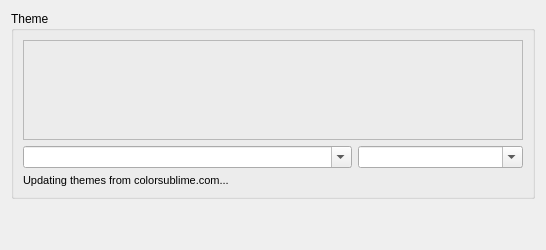
     <widget class="QWidget" name="tab_codeEditor">
      <attribute name="title">
       <string>Editor</string>
      </attribute>
      <layout class="QGridLayout" name="gridLayout_26">
       <item row="0" column="0">
        <widget class="QGroupBox" name="groupbox_codeEditorThemeSelection">
         <property name="title">
          <string>Theme</string>
         </property>
         <layout class="QGridLayout" name="gridLayout_25" columnstretch="2,1">
          <item row="0" column="0" colspan="2">
           <widget class="QFrame" name="frame_3">
            <property name="minimumSize">
             <size>
              <width>500</width>
              <height>100</height>
             </size>
            </property>
            <property name="frameShape">
             <enum>QFrame::StyledPanel</enum>
            </property>
            <property name="frameShadow">
             <enum>QFrame::Raised</enum>
            </property>
            <layout class="QGridLayout" name="gridLayout_27">
             <property name="leftMargin">
              <number>0</number>
             </property>
             <property name="topMargin">
              <number>0</number>
             </property>
             <property name="rightMargin">
              <number>0</number>
             </property>
             <property name="bottomMargin">
              <number>0</number>
             </property>
             <property name="spacing">
              <number>0</number>
             </property>
             <item row="0" column="0">
              <widget class="edbee::TextEditorWidget" name="edbeePreviewWidget" native="true">
               <property name="font">
                <font>
                 <family>Bitstream Vera Sans Mono</family>
                </font>
               </property>
              </widget>
             </item>
            </layout>
           </widget>
          </item>
          <item row="1" column="0">
           <widget class="QComboBox" name="code_editor_theme_selection_combobox">
            <property name="editable">
             <bool>true</bool>
            </property>
           </widget>
          </item>
          <item row="1" column="1">
           <widget class="QComboBox" name="script_preview_combobox">
            <property name="editable">
             <bool>true</bool>
            </property>
           </widget>
          </item>
          <item row="2" column="0" colspan="2">
           <widget class="QLabel" name="theme_download_label">
            <property name="font">
             <font>
              <pointsize>8</pointsize>
             </font>
            </property>
            <property name="text">
             <string>Updating themes from colorsublime.com...</string>
            </property>
           </widget>
          </item>
         </layout>
        </widget>
       </item>
       <item row="1" column="0">
        <spacer name="verticalSpacer_codeEditor">
         <property name="orientation">
          <enum>Qt::Vertical</enum>
         </property>
         <property name="sizeHint" stdset="0">
          <size>
           <width>20</width>
           <height>40</height>
          </size>
         </property>
        </spacer>
       </item>
      </layout>
     </widget>
